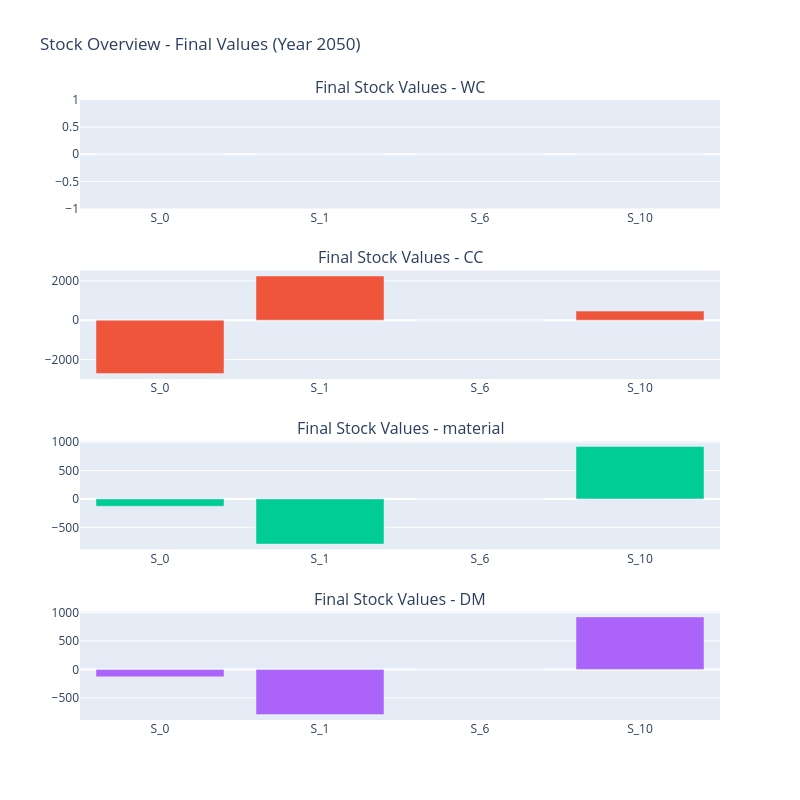

Notebook cell for this chart:
### Code cell
# Create and display stock overview
try:
    stock_fig = create_stock_overview(mfa_system_with_results, end_year, elements)
    if stock_fig:
        stock_fig.show()
except Exception as e:
    print(f"⚠️ Could not create stock overview: {e}")

### Figure 1 — Plotly figure (JSON) as saved in the notebook; plotly's stock layout.template omitted (floating-point values rounded to 4 significant figures)
{"data": [{"name": "WC", "showlegend": false, "type": "bar", "x": ["S_0", "S_1", "S_6", "S_10"], "xaxis": "x", "y": [0, 0, 0, 0], "yaxis": "y"}, {"name": "CC", "showlegend": false, "type": "bar", "x": ["S_0", "S_1", "S_6", "S_10"], "xaxis": "x2", "y": [-2715.0, 2252.0, 0, 462.3], "yaxis": "y2"}, {"name": "material", "showlegend": false, "type": "bar", "x": ["S_0", "S_1", "S_6", "S_10"], "xaxis": "x3", "y": [-129.6, -795, 0, 924.6], "yaxis": "y3"}, {"name": "DM", "showlegend": false, "type": "bar", "x": ["S_0", "S_1", "S_6", "S_10"], "xaxis": "x4", "y": [-129.6, -795, 0, 924.6], "yaxis": "y4"}], "layout": {"annotations": [{"font": {"size": 16}, "showarrow": false, "text": "Final Stock Values - WC", "x": 0.5, "xanchor": "center", "xref": "paper", "y": 1, "yanchor": "bottom", "yref": "paper"}, {"font": {"size": 16}, "showarrow": false, "text": "Final Stock Values - CC", "x": 0.5, "xanchor": "center", "xref": "paper", "y": 0.725, "yanchor": "bottom", "yref": "paper"}, {"font": {"size": 16}, "showarrow": false, "text": "Final Stock Values - material", "x": 0.5, "xanchor": "center", "xref": "paper", "y": 0.45, "yanchor": "bottom", "yref": "paper"}, {"font": {"size": 16}, "showarrow": false, "text": "Final Stock Values - DM", "x": 0.5, "xanchor": "center", "xref": "paper", "y": 0.175, "yanchor": "bottom", "yref": "paper"}], "height": 800, "showlegend": false, "title": {"text": "Stock Overview - Final Values (Year 2050)"}, "width": 800, "xaxis": {"anchor": "y", "domain": [0, 1]}, "xaxis2": {"anchor": "y2", "domain": [0, 1]}, "xaxis3": {"anchor": "y3", "domain": [0, 1]}, "xaxis4": {"anchor": "y4", "domain": [0, 1]}, "yaxis": {"anchor": "x", "domain": [0.825, 1]}, "yaxis2": {"anchor": "x2", "domain": [0.55, 0.725]}, "yaxis3": {"anchor": "x3", "domain": [0.275, 0.45]}, "yaxis4": {"anchor": "x4", "domain": [0, 0.175]}}}
